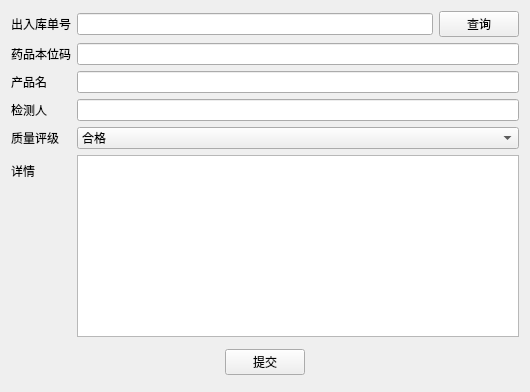
<?xml version="1.0" encoding="UTF-8"?>
<ui version="4.0">
 <class>quality_record</class>
 <widget class="QWidget" name="quality_record">
  <property name="geometry">
   <rect>
    <x>0</x>
    <y>0</y>
    <width>530</width>
    <height>392</height>
   </rect>
  </property>
  <property name="windowTitle">
   <string>Form</string>
  </property>
  <layout class="QVBoxLayout" name="verticalLayout">
   <item>
    <layout class="QFormLayout" name="formLayout">
     <item row="1" column="0">
      <widget class="QLabel" name="label">
       <property name="text">
        <string>药品本位码</string>
       </property>
      </widget>
     </item>
     <item row="2" column="0">
      <widget class="QLabel" name="label_2">
       <property name="text">
        <string>产品名</string>
       </property>
      </widget>
     </item>
     <item row="4" column="0">
      <widget class="QLabel" name="label_3">
       <property name="text">
        <string>质量评级</string>
       </property>
      </widget>
     </item>
     <item row="5" column="0">
      <widget class="QLabel" name="label_4">
       <property name="text">
        <string>详情</string>
       </property>
       <property name="alignment">
        <set>Qt::AlignCenter</set>
       </property>
      </widget>
     </item>
     <item row="1" column="1">
      <widget class="QLineEdit" name="mid">
       <property name="readOnly">
        <bool>true</bool>
       </property>
      </widget>
     </item>
     <item row="2" column="1">
      <widget class="QLineEdit" name="ap_name">
       <property name="readOnly">
        <bool>true</bool>
       </property>
      </widget>
     </item>
     <item row="4" column="1">
      <widget class="QComboBox" name="qulity">
       <item>
        <property name="text">
         <string>合格</string>
        </property>
       </item>
       <item>
        <property name="text">
         <string>不合格</string>
        </property>
       </item>
      </widget>
     </item>
     <item row="5" column="1">
      <widget class="QPlainTextEdit" name="detail">
       <property name="frameShape">
        <enum>QFrame::StyledPanel</enum>
       </property>
       <property name="frameShadow">
        <enum>QFrame::Plain</enum>
       </property>
      </widget>
     </item>
     <item row="3" column="0">
      <widget class="QLabel" name="label_5">
       <property name="text">
        <string>检测人</string>
       </property>
      </widget>
     </item>
     <item row="3" column="1">
      <widget class="QLineEdit" name="staff"/>
     </item>
     <item row="0" column="0">
      <widget class="QLabel" name="label_6">
       <property name="text">
        <string>出入库单号</string>
       </property>
      </widget>
     </item>
     <item row="0" column="1">
      <layout class="QHBoxLayout" name="horizontalLayout_2">
       <item>
        <widget class="QLineEdit" name="io_id">
         <property name="readOnly">
          <bool>true</bool>
         </property>
        </widget>
       </item>
       <item>
        <widget class="QPushButton" name="select_io">
         <property name="text">
          <string>查询</string>
         </property>
        </widget>
       </item>
      </layout>
     </item>
    </layout>
   </item>
   <item>
    <layout class="QHBoxLayout" name="horizontalLayout">
     <property name="topMargin">
      <number>6</number>
     </property>
     <property name="bottomMargin">
      <number>6</number>
     </property>
     <item>
      <spacer name="horizontalSpacer">
       <property name="orientation">
        <enum>Qt::Horizontal</enum>
       </property>
       <property name="sizeHint" stdset="0">
        <size>
         <width>40</width>
         <height>20</height>
        </size>
       </property>
      </spacer>
     </item>
     <item>
      <widget class="QPushButton" name="commit">
       <property name="text">
        <string>提交</string>
       </property>
      </widget>
     </item>
     <item>
      <spacer name="horizontalSpacer_2">
       <property name="orientation">
        <enum>Qt::Horizontal</enum>
       </property>
       <property name="sizeHint" stdset="0">
        <size>
         <width>40</width>
         <height>20</height>
        </size>
       </property>
      </spacer>
     </item>
    </layout>
   </item>
  </layout>
 </widget>
 <resources/>
 <connections/>
</ui>
